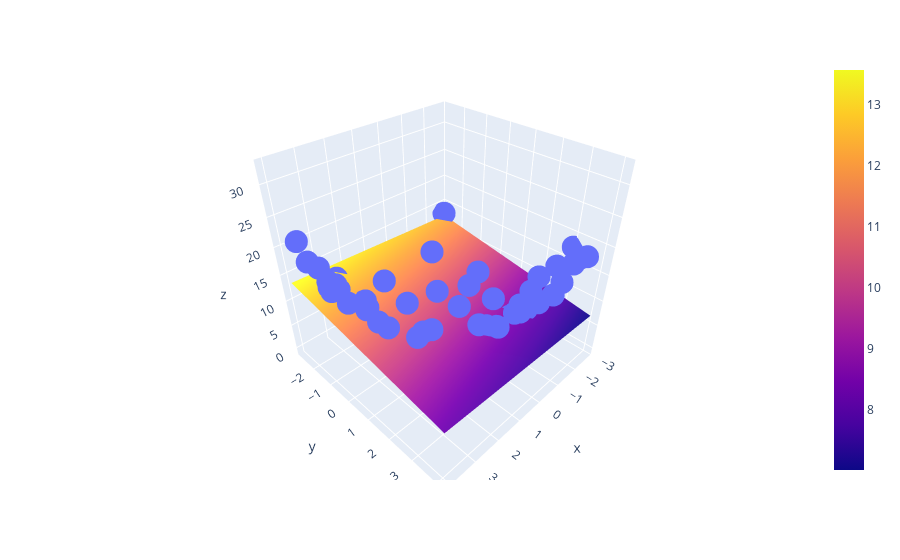

Notebook code cell kept with this figure:
### Code cell
import plotly.graph_objects as go
fig = px.scatter_3d(df,x = x.ravel(),y = y.ravel(),z = z.ravel())
fig.add_trace(go.Surface(x=x_input,y = y_input,z = z_final))
fig.show()
